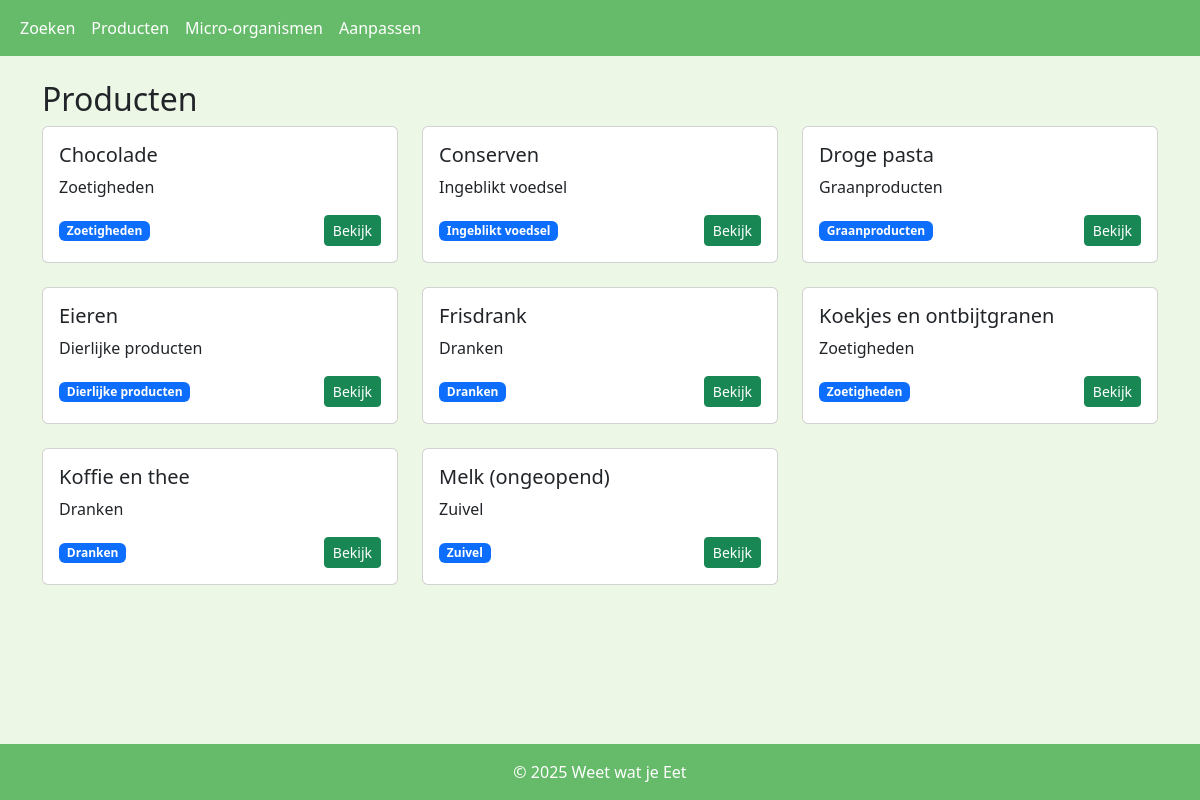
Screenshot of /producten with the database file from the repository.
### tables this page shows
CREATE TABLE eten (
        id INTEGER PRIMARY KEY AUTOINCREMENT,
        naam TEXT UNIQUE NOT NULL,
        categorie TEXT NOT NULL
    );

### app.py (the view)
@app.route("/producten")
def producten():
   info_eten = get_items("SELECT * FROM eten order by naam")
   return render_template("producten.html", eten=info_eten)

### app.py (called while the page is built)
def get_db_connection():
  conn = sqlite3.connect('database.db')
  conn.row_factory = sqlite3.Row
  return conn

def get_items(sql, params=()):
  conn = get_db_connection()
  cursor = conn.cursor()
  cursor.execute(sql, params)
  rows = cursor.fetchall()
  cursor.close()
  conn.close()
  return [dict(row) for row in rows]

### templates/producten.html (shortened to what this page needs)
{% extends "base.html" %}
{% from "macros/cards.html" import smallCard %}
{% block content %}
<h2>Producten</h2>
<div class="row row-cols-1 row-cols-md-3 g-4">
    {% for e in eten %}
        {{ smallCard(e.naam, e.categorie, e.categorie, "bg-primary", url_for('detail_eten', id=e.id)) }}
    {% endfor %}
</div>
{% endblock %}

### templates/macros/cards.html (shortened to what this page needs)
{% macro smallCard(title, text, badge, badge_class, url) %}
<div class="col">
  <div class="card h-100">
    <div class="card-body d-flex flex-column">
      <h5 class="card-title">{{ title }}</h5>
      <p class="card-text">{{ text }}</p>
      <div class="mt-auto d-flex justify-content-between align-items-center">
        <span class="badge {{ badge_class }}">{{ badge }}</span>
        {% if url %}
          <a href="{{ url }}" class="btn btn-sm btn-success">Bekijk</a>
        {% endif %}
      </div>
    </div>
  </div>
</div>
{% endmacro %}

### templates/base.html (style rules this page uses)
html, body { height: 100%; }
body { display: flex; flex-direction: column; margin: 0; min-height: 100vh; background-color: #edf7e6; }

### rows the page displays
eten: naam "Chocolade", categorie "Zoetigheden"
eten: naam "Conserven", categorie "Ingeblikt voedsel"
eten: naam "Droge pasta", categorie "Graanproducten"
eten: naam "Eieren", categorie "Dierlijke producten"
eten: naam "Frisdrank", categorie "Dranken"
eten: naam "Koekjes en ontbijtgranen", categorie "Zoetigheden"
eten: naam "Koffie en thee", categorie "Dranken"
eten: naam "Melk (ongeopend)", categorie "Zuivel"
